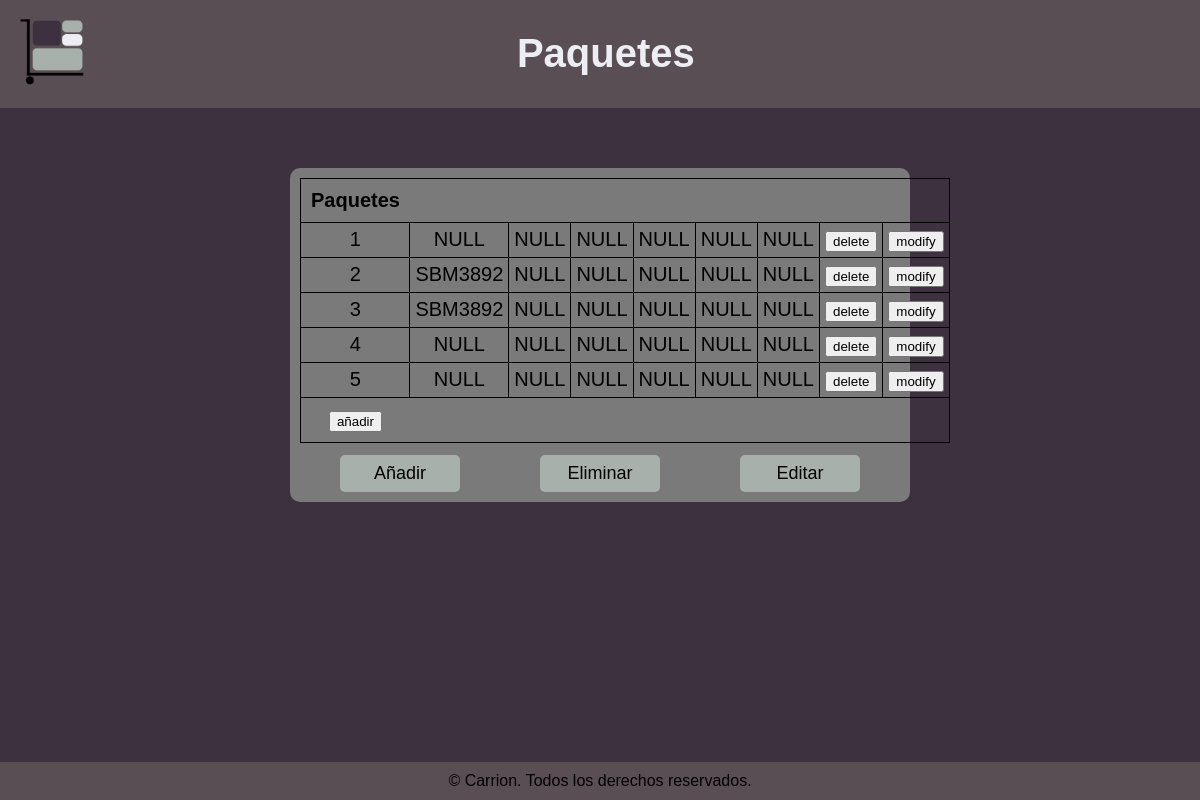
/backoffice/paquete.php, run on an earlier commit of the app's database.
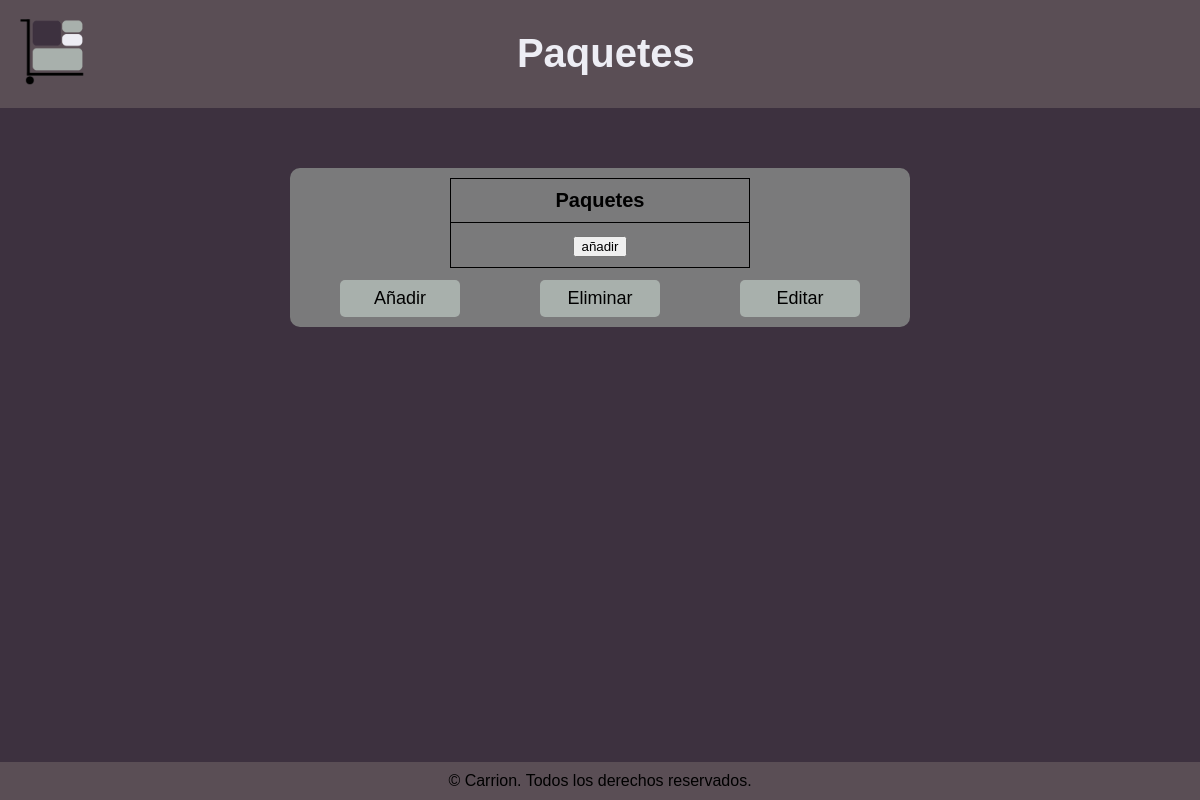
And on a later commit of the database.
### tables this page shows
CREATE TABLE `paquete` (
  `idPaquete` int(11) NOT NULL,
  `destino` int(11) NOT NULL,
  `peso` int(11) NOT NULL,
  `largo` int(11) NOT NULL,
  `ancho` int(11) NOT NULL,
  `altura` int(11) NOT NULL,
  `contactoDestino` int(11) NOT NULL,
  `estado` int(11) NOT NULL,
  `ci` int(11) NOT NULL
);

### backoffice/paquete.php (the view, shortened to what this page needs)
<!DOCTYPE html>
<html lang="en">
<head>
    <link rel="stylesheet" href="assets/css/paginasBackoffice.css">
</head>
<?php
$db = new Database();
$connection = $db->dbConnect();
$paquetes = $connection->query("SELECT * FROM paquete;")->fetch_all(MYSQLI_ASSOC);
?>
<body>
    <header>
        <img src="assets/imagenes/LogoA.png" class="logo">
        <h1>Paquetes</h1>
    </header>
    <main>
        <div class="container-table">
            <table>
                <thead>
                    <th>Paquetes</th>
                </thead>
                <tbody>
                    <?php
                    foreach ($paquetes as $paquete) {
                        echo "<tr>";
                        foreach ($paquete as $key => $value) {
                            if (isset($value)) {
                                echo "<td>" . $value . "</td>";
                            } else
                                echo "<td>" . "NULL" . "</td>";
                        }
                        echo "<form action='' method='post'>
                        <input type='hidden' name='idPaquete' value='" . $paquete['idPaquete'] . "'>
                        <td><input type='submit' name='delete' value='delete'/></td></form>
                        <form action='editar.php' method='post'>
                        <input type='hidden' name='tipo' value='paquete'>
                        <input type='hidden' name='identificador' value='idPaquete'>
                        <input type='hidden' name='idPaquete' value='" . $paquete['idPaquete'] . "'>
                        <td><input type='submit' name='modify' value='modify'/></td></form>";
                        echo "</tr>";
                    }
                    ?>
                </tbody>
                <tfoot>
                    <th>
                        <form action="añadir.php" method="post">
                            <input type="submit" name="añadir" value="añadir">
                        </form>
                    </th>
                </tfoot>
            </table>
            <div class="container-button">
                <button class="añadir">Añadir</button> <button class="eliminar">Eliminar</button>
                <button class="editar">Editar</button>
            </div>
        </div>
    </main>
    <footer>
        <p>&copy; Carrion. Todos los derechos reservados.</p>
    </footer>
</body>
</html>

What changed in the data, as far as the page shows it:
removed paquete: idPaquete "1"
removed paquete: idPaquete "2", matricula "SBM3892", shown under "Paquetes"
removed paquete: idPaquete "3", matricula "SBM3892", shown under "Paquetes"
removed paquete: idPaquete "4"
removed paquete: idPaquete "5"
